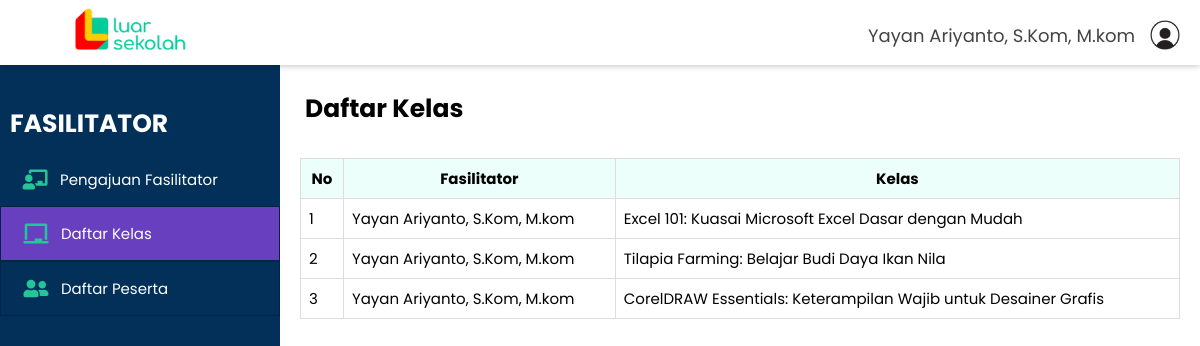
The page /pages/facilitator/classroom.php (signed in) on the database its author committed.
### tables this page shows
CREATE TABLE `facilitator_applications` (
  `id` int NOT NULL,
  `user_id` int NOT NULL,
  `course_id` int NOT NULL,
  `status` enum('pending','approved','rejected') DEFAULT 'pending',
  `applied_at` datetime DEFAULT CURRENT_TIMESTAMP,
  `approved_at` datetime DEFAULT NULL,
  `action_taken` varchar(20) DEFAULT NULL
);

CREATE TABLE `users` (
  `id` int NOT NULL,
  `username` char(50) NOT NULL,
  `email` varchar(50) NOT NULL,
  `password` varchar(255) NOT NULL,
  `role` enum('admin','user','facilitator') NOT NULL DEFAULT 'user'
);

CREATE TABLE `course` (
  `id` int NOT NULL,
  `title` varchar(255) NOT NULL,
  `description` varchar(400) NOT NULL,
  `image` varchar(255) NOT NULL,
  `price` int NOT NULL,
  `General_Objectives` varchar(400) NOT NULL,
  `Specific_Objectives` varchar(400) NOT NULL,
  `Target_Group` varchar(400) NOT NULL,
  `Competency_Aspects` varchar(400) NOT NULL,
  `facilitator_id` int DEFAULT NULL
);

### src/config/config.php (called while the page is built, shortened)
<?php
$connect = mysqli_connect("localhost", "root", "", "db_production");
function query($query)
{
    global $connect;
    $result = mysqli_query($connect, $query);
    $rows = [];
    while ($row = mysqli_fetch_assoc($result)) {
        $rows[] = $row;
    }
    return $rows;
}
function ApprovedFacilitator()
{
    $query = "
        SELECT
            ta.id AS application_id,
            u.username AS facilitator_name,
            c.id AS course_id,
            c.title AS course_title
        FROM
            facilitator_applications ta
        INNER JOIN
            users u ON ta.user_id = u.id
        INNER JOIN
            course c ON ta.course_id = c.id
        WHERE
            ta.status = 'Approved'
    ";
    $result = query($query);
    return $result;
}
function getFacilitatorClasses($userId)
{
    global $connect;
    $query = "SELECT fa.id as application_id,
            u.username as facilitator_name,
            c.id as course_id,
            c.title as course_title
            FROM facilitator_applications fa
            JOIN users u ON fa.user_id = u.id
            JOIN course c ON fa.course_id = c.id
            WHERE fa.user_id = $userId
            AND fa.status = 'Approved'";
    $result = mysqli_query($connect, $query);
    $applications = [];
    while ($row = mysqli_fetch_assoc($result)) {
        $applications[] = $row;
    }
    return $applications;
}

### pages/facilitator/classroom.php (the view, shortened to what this page needs)
<?php
require '../../src/config/config.php';
include '../../components/facilitator_sidebar.php';
$facilitatorApplications = ApprovedFacilitator();
$currentUserId = $_SESSION['user_id'];
$facilitatorApplications = getFacilitatorClasses($currentUserId);
?>
<!DOCTYPE html>
<html lang="en">
<head>
    <link rel="stylesheet" href="../../src/css/admin.css">
    <link rel="stylesheet" href="https://cdnjs.cloudflare.com/ajax/libs/font-awesome/5.15.4/css/all.min.css">
</head>
<body>
    <div class="container">
        <?php include '../../components/facilitator_header.php'; ?>
        <main class="main">
            <section class="page-content">
                <article class="board">
                    <p>Daftar Kelas</p>
                    <div class="table-container">
                        <div class="table-horizontal-container">
                            <table class="unfixed-table">
                                <thead>
                                    <tr>
                                        <th>No</th>
                                        <th>Fasilitator</th>
                                        <th>Kelas</th>
                                    </tr>
                                </thead>
                                <tbody>
                                    <?php if (!empty($facilitatorApplications)): ?>
                                        <?php $counter = 1;
                                        ?>
                                        <?php foreach ($facilitatorApplications as $application): ?>
                                            <tr>
                                                <td><?= $counter++;
                                                    ?></td>
                                                <td><?= htmlspecialchars($application['facilitator_name']); ?></td>
                                                <td><a href="preview.php?id=<?= $application['course_id']; ?>"><?= htmlspecialchars($application['course_title']); ?></td>
                                            </tr>
                                        <?php endforeach; ?>
                                    <?php else: ?>
                                        <tr>
                                            <td colspan="3" style='text-align: center' ;>Belum ada kelas yang diterima.</td>
                                        </tr>
                                    <?php endif; ?>
                                </tbody>
                            </table>
                        </div>
                    </div>
                </article>
            </section>
        </main>
    </div>
</body>
</html>

### src/css/admin.css (style rules this page uses)
:root { box-sizing: border-box; font-size: 0.625rem; font-family: "Poppins", sans-serif; --sidebar-bgColor: #023059; --sidebar-bgColor-hover: #683fbf; --sidebar-txtColor: #ffff; --sidebar-headingColor: #7889a4; --page-content-bgColor: #f0f1f6; --page-content-txtColor: #171616; --page-content-blockColor: #fff; --icon-color: #24c699; --white: #fff; --black: #333; --blue: #00b9eb; --red: #b1160e; --pink: #f279c8; --purple: #8a33fe; --cyan: #5bb7ea; --ash: #f6b166; --deep-blue: #023059; }
*, *::before, *::after { margin: 0; padding: 0; box-sizing: inherit; outline: none; }
a, button { color: inherit; }
a { text-decoration: none; }
.container { height: 100vh; width: 100vw; }
.main { display: grid; grid-template-columns: 28rem 2fr; height: calc(100vh - 6.5rem); transition: 0.5s all ease-in-out; overflow: hidden; }
.page-content { flex: 1; width: 100%; height: 100vh; overflow-y: auto; }
.page-content .board p { font-size: 2.5rem; padding: 0.5rem; font-weight: bold; }
.page-content .board { background: var(--white); border-radius: 0.5rem; min-height: 100%; height: auto; overflow: scroll; padding: 2rem; margin-bottom: 2rem; }
.board>p { font-size: 1.5rem; margin-bottom: 2.5rem; }
table { border-collapse: collapse; width: 100%; table-layout: auto; }
td, th { border: 1px solid #ddd; padding: 8px; background: white; box-sizing: border-box; text-align: left; font-size: 1.5rem; }
.table-container { margin-top: 20px; position: relative; }
thead th { position: sticky; top: -20px; z-index: 2; background: #ecfffa; text-align: center; }
thead th:first-child { left: 0; z-index: 3; }
tr> :first-child { position: -webkit-sticky; position: sticky; }

### rows shown on the page
facilitator_applications: user.username "Yayan Ariyanto, S.Kom, M.kom", course.title "Excel 101: Kuasai Microsoft Excel Dasar dengan Mudah"
facilitator_applications: user.username "Yayan Ariyanto, S.Kom, M.kom", course.title "Tilapia Farming: Belajar Budi Daya Ikan Nila"
facilitator_applications: user.username "Yayan Ariyanto, S.Kom, M.kom", course.title "CorelDRAW Essentials: Keterampilan Wajib untuk Desainer Grafis"

### other values the page prints
$username "Yayan Ariyanto, S.Kom, M.kom"
$item['label'] "Pengajuan Fasilitator"
$item['label'] "Daftar Kelas"
$item['label'] "Daftar Peserta"
